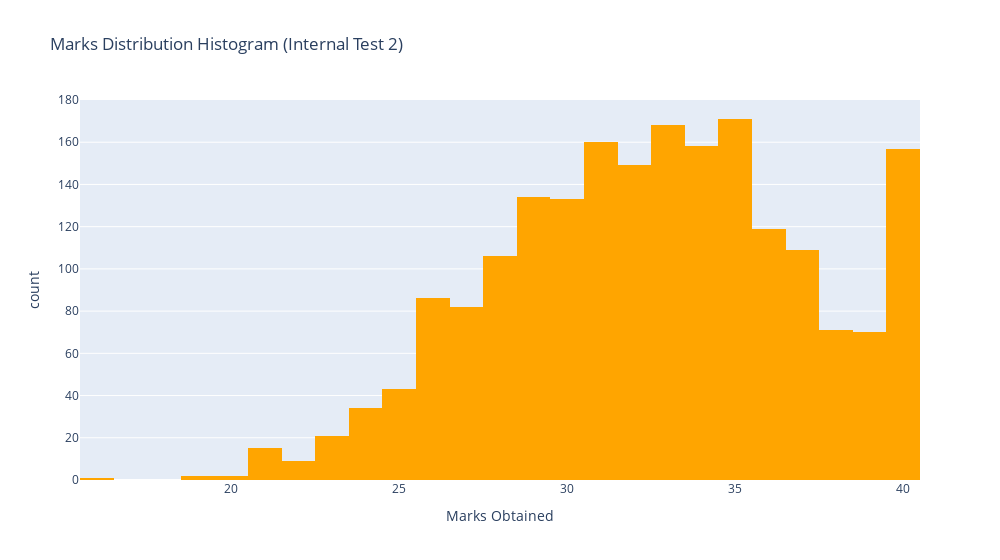

The notebook cell this image was saved under:
### Code cell
fig2 = px.histogram(students_data,
                        x='internal_test2',
                        nbins=40,
                        title='Marks Distribution Histogram (Internal Test 2)',
                        labels={'internal_test2':'Marks Obtained'},
                        color_discrete_sequence=['orange'],
                        width=1000)
fig2.show()

### Figure 1 — Plotly figure (JSON) as saved in the notebook; plotly's stock layout.template omitted (floating-point values rounded to 4 significant figures; data arrays with more than 128 entries replaced by an {"elided": "..."} marker saying what was removed)
{"data": [{"bingroup": "x", "hovertemplate": "Marks Obtained=%{x}<br>count=%{y}<extra></extra>", "legendgroup": "", "marker": {"color": "orange", "pattern": {"shape": ""}}, "name": "", "nbinsx": 40, "orientation": "v", "showlegend": false, "type": "histogram", "x": {"elided": "2000 int values"}, "xaxis": "x", "yaxis": "y"}], "layout": {"barmode": "relative", "legend": {"tracegroupgap": 0}, "title": {"text": "Marks Distribution Histogram (Internal Test 2)"}, "width": 1000, "xaxis": {"anchor": "y", "domain": [0, 1], "title": {"text": "Marks Obtained"}}, "yaxis": {"anchor": "x", "domain": [0, 1], "title": {"text": "count"}}}}
